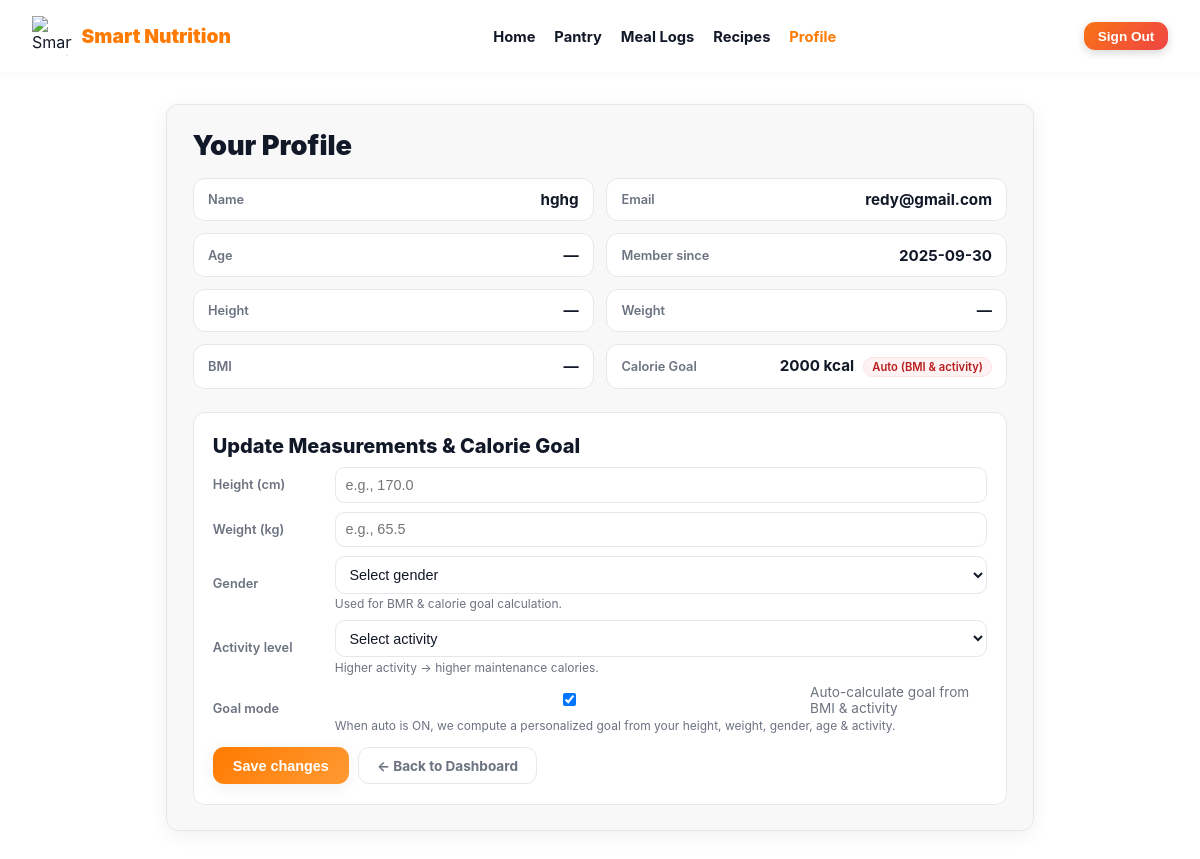
The app's page /profile.php (signed in) with its own data.
### tables this page shows
CREATE TABLE `users` (
  `id` int(11) NOT NULL,
  `name` varchar(100) NOT NULL,
  `age` tinyint(3) UNSIGNED DEFAULT NULL,
  `height_cm` decimal(5,2) DEFAULT NULL,
  `weight_kg` decimal(5,2) DEFAULT NULL,
  `email` varchar(190) NOT NULL,
  `password_hash` varchar(255) NOT NULL,
  `created_at` timestamp NOT NULL DEFAULT current_timestamp(),
  `reset_otp` varchar(10) DEFAULT NULL,
  `reset_otp_expires` datetime DEFAULT NULL,
  `reset_otp_expires_at` datetime DEFAULT NULL,
  `cal_goal` int(11) DEFAULT NULL,
  `gender` enum('male','female') DEFAULT NULL,
  `activity_level` enum('sedentary','light','moderate','active','very_active') DEFAULT NULL,
  `auto_cal_goal` tinyint(1) NOT NULL DEFAULT 1
);

### profile.php (the view, shortened to what this page needs)
<?php
function db(): PDO {
    $dsn = 'mysql:host='.DB_HOST.';dbname='.DB_NAME.';charset=utf8mb4';
    $pdo = new PDO($dsn, DB_USER, DB_PASS, [
        PDO::ATTR_ERRMODE => PDO::ERRMODE_EXCEPTION,
        PDO::ATTR_DEFAULT_FETCH_MODE => PDO::FETCH_ASSOC,
    ]);
    return $pdo;
}
function e(string $s): string { return htmlspecialchars($s, ENT_QUOTES, 'UTF-8'); }
$pdo    = db();
$userId = (int)$_SESSION['user_id'];
$st  = $pdo->prepare('
    SELECT id, name, email, age, height_cm, weight_kg, gender, activity_level,
           auto_cal_goal, cal_goal, created_at
      FROM users
     WHERE id = ?
     LIMIT 1
');
$st->execute([$userId]);
$user = $st->fetch();
$bmi = null;
$bmiLabel = 'N/A';
$autoCal  = (int)($user['auto_cal_goal'] ?? 1);
$calGoal  = (int)($user['cal_goal'] ?? 2000);
?>
<!doctype html>
<html lang="en">
<head>
</head>
<body>
<header>
  <div class="logo-wrap">
    <img src="assets/img/smart_nutrition_logo.png" alt="Smart Nutrition">
    <div class="logo-text">Smart Nutrition</div>
  </div>
  <nav>
    <a href="Index.php">Home</a>
    <a href="food_items.php">Pantry</a>
    <a href="meallogs.php">Meal Logs</a>
    <a href="recipes.php">Recipes</a>
    <a href="profile.php" class="active">Profile</a>
  </nav>
  <div class="header-right">
    <form method="post" action="signout.php" style="margin:0;">
      <button type="submit" class="btn-signout">Sign Out</button>
    </form>
  </div>
</header>
<div class="container">
  <div class="card">
    <h1>Your Profile</h1>
    <div class="grid-2">
      <div class="field">
        <div class="field-label">Name</div>
        <div class="field-value"><?= e($user['name'] ?? '—') ?></div>
      </div>
      <div class="field">
        <div class="field-label">Email</div>
        <div class="field-value"><?= e($user['email'] ?? '—') ?></div>
      </div>
      <div class="field">
        <div class="field-label">Age</div>
        <div class="field-value">
          <?= isset($user['age']) && $user['age'] !== '' ? e((string)$user['age']) . ' yrs' : '—' ?>
        </div>
      </div>
      <div class="field">
        <div class="field-label">Member since</div>
        <div class="field-value">
          <?= !empty($user['created_at']) ? e(substr((string)$user['created_at'],0,10)) : '—' ?>
        </div>
      </div>
      <div class="field">
        <div class="field-label">Height</div>
        <div class="field-value">
          <?= isset($user['height_cm']) && $user['height_cm'] !== '' ? e((string)$user['height_cm']).' cm' : '—' ?>
        </div>
      </div>
      <div class="field">
        <div class="field-label">Weight</div>
        <div class="field-value">
          <?= isset($user['weight_kg']) && $user['weight_kg'] !== '' ? e((string)$user['weight_kg']).' kg' : '—' ?>
        </div>
      </div>
      <div class="field">
        <div class="field-label">BMI</div>
        <div class="field-value">
          <?php if ($bmi !== null): ?>
            <?= e(number_format($bmi, 2)) ?>
            <span class="bmi-pill"><?= e($bmiLabel) ?></span>
          <?php else: ?>
            —
          <?php endif; ?>
        </div>
      </div>
      <div class="field">
        <div class="field-label">Calorie Goal</div>
        <div class="field-value">
          <?= $calGoal ?> kcal
          <?php if ($autoCal): ?>
            <span class="tag-pill">Auto (BMI & activity)</span>
          <?php else: ?>
            <span class="tag-pill" style="background:#eff6ff;border-color:#bfdbfe;color:#1d4ed8;">Manual</span>
          <?php endif; ?>
        </div>
      </div>
    </div>
    <form method="post" action="profile.php" class="edit-card">
      <h2>Update Measurements & Calorie Goal</h2>
      <div class="edit-row">
        <div class="edit-label">Height (cm)</div>
        <div class="edit-input">
          <input
            type="number"
            step="0.01"
            min="50"
            max="300"
            id="height_cm"
            name="height_cm"
            value="<?= e((string)($user['height_cm'] ?? '')) ?>"
            placeholder="e.g., 170.0"
          >
        </div>
      </div>
      <div class="edit-row">
        <div class="edit-label">Weight (kg)</div>
        <div class="edit-input">
          <input
            type="number"
            step="0.01"
            min="10"
            max="500"
            id="weight_kg"
            name="weight_kg"
            value="<?= e((string)($user['weight_kg'] ?? '')) ?>"
            placeholder="e.g., 65.5"
          >
        </div>
      </div>
      <div class="edit-row">
        <div class="edit-label">Gender</div>
        <div class="edit-input">
          <select name="gender" id="gender">
            <option value="">Select gender</option>
          </select>
          <div class="hint">Used for BMR & calorie goal calculation.</div>
        </div>
      </div>
      <div class="edit-row">
        <div class="edit-label">Activity level</div>
        <div class="edit-input">
          <select name="activity_level" id="activity_level">
            <option value="">Select activity</option>
          </select>
          <div class="hint">Higher activity → higher maintenance calories.</div>
        </div>
      </div>
      <div class="edit-row">
        <div class="edit-label">Goal mode</div>
        <div class="edit-input">
          <label style="font-size:.85rem;color:var(--muted);display:flex;align-items:center;gap:.45rem;">
            <input type="checkbox" name="auto_cal_goal" id="auto_cal_goal" value="1" <?= $autoCal ? 'checked' : '' ?>>
            Auto-calculate goal from BMI & activity
          </label>
          <div class="hint">
            When auto is ON, we compute a personalized goal from your height, weight, gender, age & activity.
          </div>
        </div>
      </div>
      <div class="actions">
        <button type="submit" class="btn-save">Save changes</button>
        <a href="Index.php" class="btn-back">← Back to Dashboard</a>
      </div>
    </form>
  </div>
</div>
</body>
</html>

### profile.php (style rules this page uses)
:root { --bg:#ffffff; --text:#111827; --muted:#6b7280; --accent:#ff7a00; --accent2:#ff9a33; --panel:#f8f8f8; --border:#e5e7eb; --radius:12px; --shadow:0 4px 20px rgba(0,0,0,.06); }
* { box-sizing:border-box; }
body { margin:0; font-family:"Inter",system-ui,sans-serif; background:var(--bg); color:var(--text); }
header { display:flex; justify-content:space-between; align-items:center; padding:1rem 2rem; background:#fff; box-shadow:0 2px 10px rgba(0,0,0,.04); position:sticky; top:0; z-index:10; }
.logo-wrap { display:flex; align-items:center; gap:.6rem; }
.logo-wrap img { width:40px; height:40px; }
.logo-text { font-weight:900; font-size:1.2rem; color:var(--accent); }
nav a { text-decoration:none; margin-left:.9rem; font-weight:700; font-size:.92rem; color:var(--text); }
nav a.active { color:var(--accent); }
.header-right { display:flex; align-items:center; gap:.6rem; }
.btn-signout { padding:.4rem .85rem; border-radius:.7rem; border:none; background:linear-gradient(135deg,#f97316,#ef4444); color:#fff; font-weight:700; font-size:.85rem; cursor:pointer; box-shadow:0 3px 10px rgba(0,0,0,.16); }
.container { max-width:900px; margin:2rem auto 2.5rem; padding:0 1rem; }
.card { background:var(--panel); border-radius:var(--radius); border:1px solid var(--border); box-shadow:var(--shadow); padding:1.5rem 1.6rem 1.6rem; }
h1 { margin:0 0 1rem; font-size:1.7rem; font-weight:900; color:#111827; }
h2 { margin:.2rem 0 .6rem; font-size:1.25rem; font-weight:800; color:#111827; }
.grid-2 { display:grid; grid-template-columns:repeat(2,minmax(0,1fr)); gap:.75rem; }
.field { display:flex; justify-content:space-between; align-items:center; padding:.7rem .9rem; border-radius:.75rem; background:#ffffff; border:1px solid var(--border); }
.field-label { font-size:.8rem; font-weight:600; color:var(--muted); }
.field-value { font-size:.95rem; font-weight:700; color:#111827; }
.tag-pill { display:inline-block; margin-left:.35rem; padding:.12rem .5rem; border-radius:999px; font-size:.7rem; font-weight:600; border:1px solid #fee2e2; color:#b91c1c; background:#fef2f2; }
.edit-card { margin-top:1.4rem; background:#ffffff; border-radius:var(--radius); border:1px solid var(--border); padding:1.1rem 1.2rem 1.2rem; }
.edit-row { display:flex; align-items:center; gap:.75rem; margin-top:.55rem; }
.edit-label { font-size:.8rem; font-weight:600; color:var(--muted); min-width:110px; }
.edit-input { flex:1; }
.edit-input input, .edit-input select { width:100%; padding:.55rem .6rem; border-radius:.6rem; border:1px solid var(--border); font-size:.9rem; color:var(--text); background:#fff; }
.actions { margin-top:.9rem; display:flex; flex-wrap:wrap; gap:.6rem; }
.btn-save { padding:.65rem 1.25rem; border-radius:.7rem; border:none; cursor:pointer; background:linear-gradient(135deg,var(--accent),var(--accent2)); color:#fff; font-weight:800; font-size:.9rem; box-shadow:var(--shadow); }
.btn-back { padding:.6rem 1.1rem; border-radius:.7rem; border:1px solid var(--border); background:#ffffff; color:var(--muted); font-size:.85rem; font-weight:700; text-decoration:none; display:inline-flex; align-items:center; gap:.25rem; }
.hint { font-size:.75rem; color:var(--muted); margin-top:.15rem; }

### records on screen
users: name "hghg", email "redy@gmail.com", created_at "2025-09-30", cal_goal "2000", auto_cal_goal "☑"
